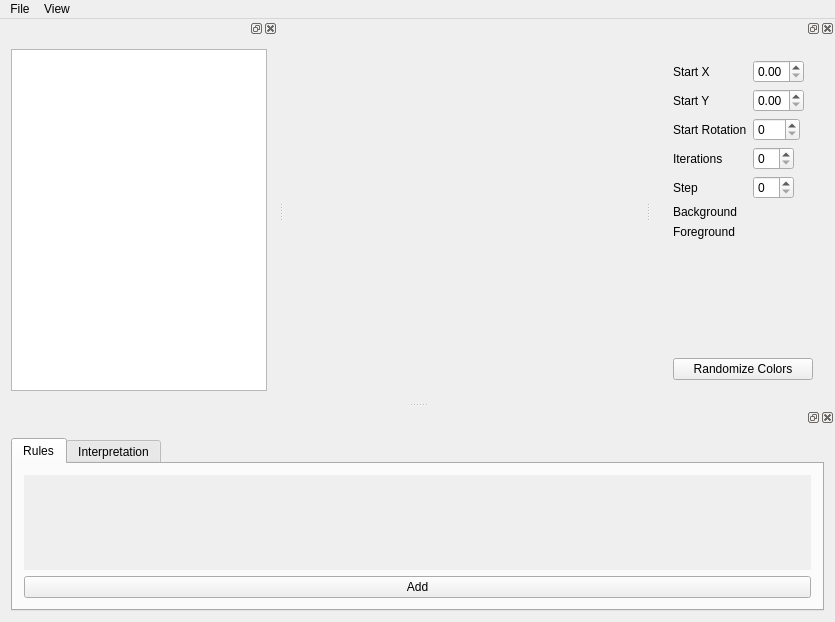
<?xml version="1.0" encoding="UTF-8"?>
<ui version="4.0">
 <class>MainWindow</class>
 <widget class="QMainWindow" name="MainWindow">
  <property name="enabled">
   <bool>true</bool>
  </property>
  <property name="geometry">
   <rect>
    <x>0</x>
    <y>0</y>
    <width>835</width>
    <height>622</height>
   </rect>
  </property>
  <property name="sizePolicy">
   <sizepolicy hsizetype="Maximum" vsizetype="Maximum">
    <horstretch>0</horstretch>
    <verstretch>0</verstretch>
   </sizepolicy>
  </property>
  <property name="minimumSize">
   <size>
    <width>800</width>
    <height>600</height>
   </size>
  </property>
  <property name="windowTitle">
   <string>L-Systems Vis</string>
  </property>
  <widget class="LSystemView" name="centralWidget">
   <property name="sizePolicy">
    <sizepolicy hsizetype="Expanding" vsizetype="Expanding">
     <horstretch>0</horstretch>
     <verstretch>0</verstretch>
    </sizepolicy>
   </property>
   <property name="minimumSize">
    <size>
     <width>320</width>
     <height>240</height>
    </size>
   </property>
  </widget>
  <widget class="QMenuBar" name="menuBar">
   <property name="geometry">
    <rect>
     <x>0</x>
     <y>0</y>
     <width>835</width>
     <height>22</height>
    </rect>
   </property>
   <widget class="QMenu" name="menuFile">
    <property name="title">
     <string>File</string>
    </property>
    <addaction name="actionOpen"/>
    <addaction name="actionSaveAs"/>
   </widget>
   <widget class="QMenu" name="menuView">
    <property name="title">
     <string>View</string>
    </property>
    <addaction name="actionShowHideBrowser"/>
    <addaction name="actionShowHideProperties"/>
    <addaction name="actionShowHideRules"/>
   </widget>
   <addaction name="menuFile"/>
   <addaction name="menuView"/>
  </widget>
  <widget class="QDockWidget" name="rulesEditorDockWidget">
   <property name="sizePolicy">
    <sizepolicy hsizetype="Expanding" vsizetype="Expanding">
     <horstretch>0</horstretch>
     <verstretch>0</verstretch>
    </sizepolicy>
   </property>
   <property name="minimumSize">
    <size>
     <width>256</width>
     <height>214</height>
    </size>
   </property>
   <attribute name="dockWidgetArea">
    <number>8</number>
   </attribute>
   <widget class="QWidget" name="rulesEditorDockWidgetContents">
    <property name="sizePolicy">
     <sizepolicy hsizetype="Expanding" vsizetype="Expanding">
      <horstretch>0</horstretch>
      <verstretch>0</verstretch>
     </sizepolicy>
    </property>
    <layout class="QVBoxLayout" name="verticalLayout_4">
     <item>
      <widget class="QTabWidget" name="tabWidget">
       <property name="currentIndex">
        <number>0</number>
       </property>
       <widget class="QWidget" name="tabRules">
        <attribute name="title">
         <string>Rules</string>
        </attribute>
        <layout class="QVBoxLayout" name="verticalLayout_5">
         <item>
          <widget class="QScrollArea" name="scrollArea">
           <property name="sizePolicy">
            <sizepolicy hsizetype="Expanding" vsizetype="Expanding">
             <horstretch>0</horstretch>
             <verstretch>0</verstretch>
            </sizepolicy>
           </property>
           <property name="frameShape">
            <enum>QFrame::NoFrame</enum>
           </property>
           <property name="widgetResizable">
            <bool>true</bool>
           </property>
           <widget class="RulesEditorWidget" name="rulesEditorWidget">
            <property name="geometry">
             <rect>
              <x>0</x>
              <y>0</y>
              <width>765</width>
              <height>79</height>
             </rect>
            </property>
            <property name="sizePolicy">
             <sizepolicy hsizetype="Expanding" vsizetype="Expanding">
              <horstretch>0</horstretch>
              <verstretch>0</verstretch>
             </sizepolicy>
            </property>
           </widget>
          </widget>
         </item>
         <item>
          <widget class="QPushButton" name="addRuleButton">
           <property name="text">
            <string>Add</string>
           </property>
          </widget>
         </item>
        </layout>
       </widget>
       <widget class="QWidget" name="tabInterpretation">
        <attribute name="title">
         <string>Interpretation</string>
        </attribute>
       </widget>
      </widget>
     </item>
    </layout>
   </widget>
  </widget>
  <widget class="QDockWidget" name="parametersDockWidget">
   <property name="sizePolicy">
    <sizepolicy hsizetype="Expanding" vsizetype="Expanding">
     <horstretch>0</horstretch>
     <verstretch>0</verstretch>
    </sizepolicy>
   </property>
   <property name="minimumSize">
    <size>
     <width>184</width>
     <height>302</height>
    </size>
   </property>
   <attribute name="dockWidgetArea">
    <number>2</number>
   </attribute>
   <widget class="QWidget" name="parametersDockWidgetContents">
    <property name="sizePolicy">
     <sizepolicy hsizetype="Expanding" vsizetype="Expanding">
      <horstretch>0</horstretch>
      <verstretch>0</verstretch>
     </sizepolicy>
    </property>
    <layout class="QVBoxLayout" name="verticalLayout">
     <item>
      <widget class="QFrame" name="parameters">
       <property name="sizePolicy">
        <sizepolicy hsizetype="Expanding" vsizetype="Expanding">
         <horstretch>0</horstretch>
         <verstretch>0</verstretch>
        </sizepolicy>
       </property>
       <property name="minimumSize">
        <size>
         <width>160</width>
         <height>256</height>
        </size>
       </property>
       <property name="frameShape">
        <enum>QFrame::NoFrame</enum>
       </property>
       <layout class="QVBoxLayout" name="verticalLayout_3">
        <item>
         <layout class="QFormLayout" name="formLayout">
          <property name="sizeConstraint">
           <enum>QLayout::SetMaximumSize</enum>
          </property>
          <property name="fieldGrowthPolicy">
           <enum>QFormLayout::FieldsStayAtSizeHint</enum>
          </property>
          <item row="0" column="0">
           <widget class="QLabel" name="startXLabel">
            <property name="text">
             <string>Start X</string>
            </property>
           </widget>
          </item>
          <item row="0" column="1">
           <widget class="QDoubleSpinBox" name="startXDoubleSpinBox">
            <property name="maximum">
             <double>1.000000000000000</double>
            </property>
            <property name="singleStep">
             <double>0.010000000000000</double>
            </property>
           </widget>
          </item>
          <item row="1" column="0">
           <widget class="QLabel" name="startYLabel">
            <property name="text">
             <string>Start Y</string>
            </property>
           </widget>
          </item>
          <item row="1" column="1">
           <widget class="QDoubleSpinBox" name="startYDoubleSpinBox">
            <property name="maximum">
             <double>1.000000000000000</double>
            </property>
            <property name="singleStep">
             <double>0.010000000000000</double>
            </property>
           </widget>
          </item>
          <item row="2" column="0">
           <widget class="QLabel" name="startRotationLabel">
            <property name="text">
             <string>Start Rotation</string>
            </property>
           </widget>
          </item>
          <item row="2" column="1">
           <widget class="QSpinBox" name="startRotationSpinBox">
            <property name="maximum">
             <number>359</number>
            </property>
           </widget>
          </item>
          <item row="3" column="0">
           <widget class="QLabel" name="iterationsLabel">
            <property name="text">
             <string>Iterations</string>
            </property>
           </widget>
          </item>
          <item row="3" column="1">
           <widget class="QSpinBox" name="iterationsSpinBox"/>
          </item>
          <item row="4" column="0">
           <widget class="QLabel" name="stepLabel">
            <property name="text">
             <string>Step</string>
            </property>
           </widget>
          </item>
          <item row="4" column="1">
           <widget class="QSpinBox" name="stepSpinBox"/>
          </item>
          <item row="5" column="0">
           <widget class="QLabel" name="backgroundLabel">
            <property name="text">
             <string>Background</string>
            </property>
           </widget>
          </item>
          <item row="5" column="1">
           <widget class="ColorWidget" name="backgroundWidget" native="true"/>
          </item>
          <item row="6" column="0">
           <widget class="QLabel" name="foregroundLabel">
            <property name="text">
             <string>Foreground</string>
            </property>
           </widget>
          </item>
          <item row="6" column="1">
           <widget class="ColorWidget" name="foregroundWidget" native="true"/>
          </item>
         </layout>
        </item>
        <item>
         <spacer name="verticalSpacer">
          <property name="orientation">
           <enum>Qt::Vertical</enum>
          </property>
          <property name="sizeHint" stdset="0">
           <size>
            <width>20</width>
            <height>54</height>
           </size>
          </property>
         </spacer>
        </item>
        <item>
         <widget class="QPushButton" name="randomizeButton">
          <property name="text">
           <string>Randomize Colors</string>
          </property>
         </widget>
        </item>
       </layout>
      </widget>
     </item>
    </layout>
   </widget>
  </widget>
  <widget class="QDockWidget" name="directoryBrowserDockWidget">
   <property name="sizePolicy">
    <sizepolicy hsizetype="Expanding" vsizetype="Expanding">
     <horstretch>0</horstretch>
     <verstretch>0</verstretch>
    </sizepolicy>
   </property>
   <property name="minimumSize">
    <size>
     <width>160</width>
     <height>256</height>
    </size>
   </property>
   <attribute name="dockWidgetArea">
    <number>1</number>
   </attribute>
   <widget class="QWidget" name="dockWidgetContents_4">
    <property name="sizePolicy">
     <sizepolicy hsizetype="Expanding" vsizetype="Expanding">
      <horstretch>0</horstretch>
      <verstretch>0</verstretch>
     </sizepolicy>
    </property>
    <property name="minimumSize">
     <size>
      <width>0</width>
      <height>128</height>
     </size>
    </property>
    <layout class="QVBoxLayout" name="verticalLayout_2">
     <property name="sizeConstraint">
      <enum>QLayout::SetMaximumSize</enum>
     </property>
     <item>
      <widget class="QTreeView" name="treeView">
       <property name="sizePolicy">
        <sizepolicy hsizetype="Expanding" vsizetype="Expanding">
         <horstretch>0</horstretch>
         <verstretch>0</verstretch>
        </sizepolicy>
       </property>
       <property name="minimumSize">
        <size>
         <width>128</width>
         <height>128</height>
        </size>
       </property>
      </widget>
     </item>
    </layout>
   </widget>
  </widget>
  <action name="actionOpen">
   <property name="text">
    <string>Open</string>
   </property>
  </action>
  <action name="actionShowHideBrowser">
   <property name="text">
    <string>Show/Hide Browser</string>
   </property>
  </action>
  <action name="actionShowHideProperties">
   <property name="text">
    <string>Show/Hide Properties</string>
   </property>
   <property name="visible">
    <bool>true</bool>
   </property>
  </action>
  <action name="actionSaveAs">
   <property name="text">
    <string>Save As</string>
   </property>
  </action>
  <action name="actionShowHideRules">
   <property name="text">
    <string>Show/Hide Rules</string>
   </property>
  </action>
 </widget>
 <layoutdefault spacing="6" margin="11"/>
 <customwidgets>
  <customwidget>
   <class>LSystemView</class>
   <extends>QWidget</extends>
   <header>lsystemview.h</header>
   <container>1</container>
  </customwidget>
  <customwidget>
   <class>ColorWidget</class>
   <extends>QWidget</extends>
   <header>colorwidget.h</header>
   <container>1</container>
  </customwidget>
  <customwidget>
   <class>RulesEditorWidget</class>
   <extends>QWidget</extends>
   <header>ruleseditorwidget.h</header>
   <container>1</container>
  </customwidget>
 </customwidgets>
 <resources/>
 <connections/>
</ui>
